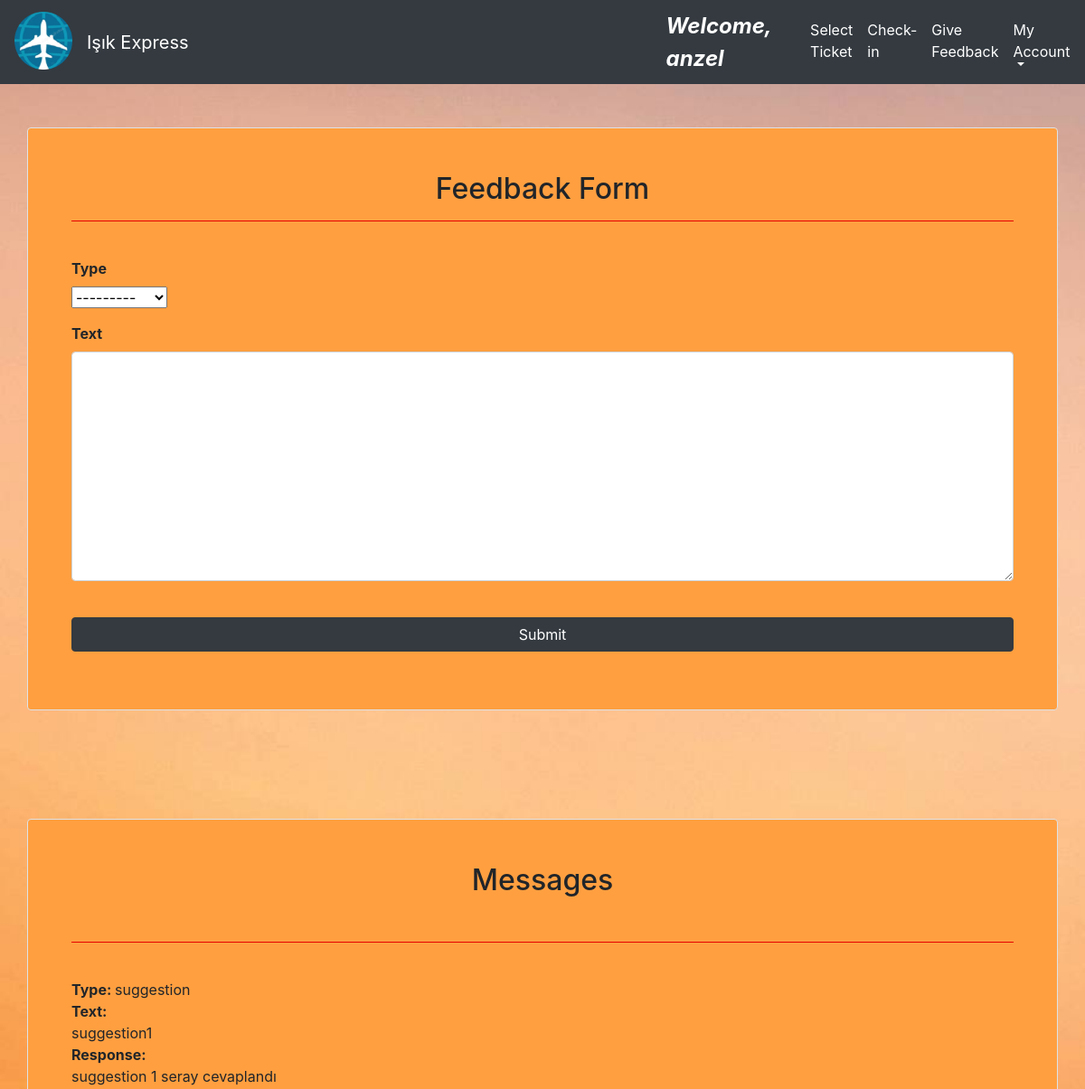
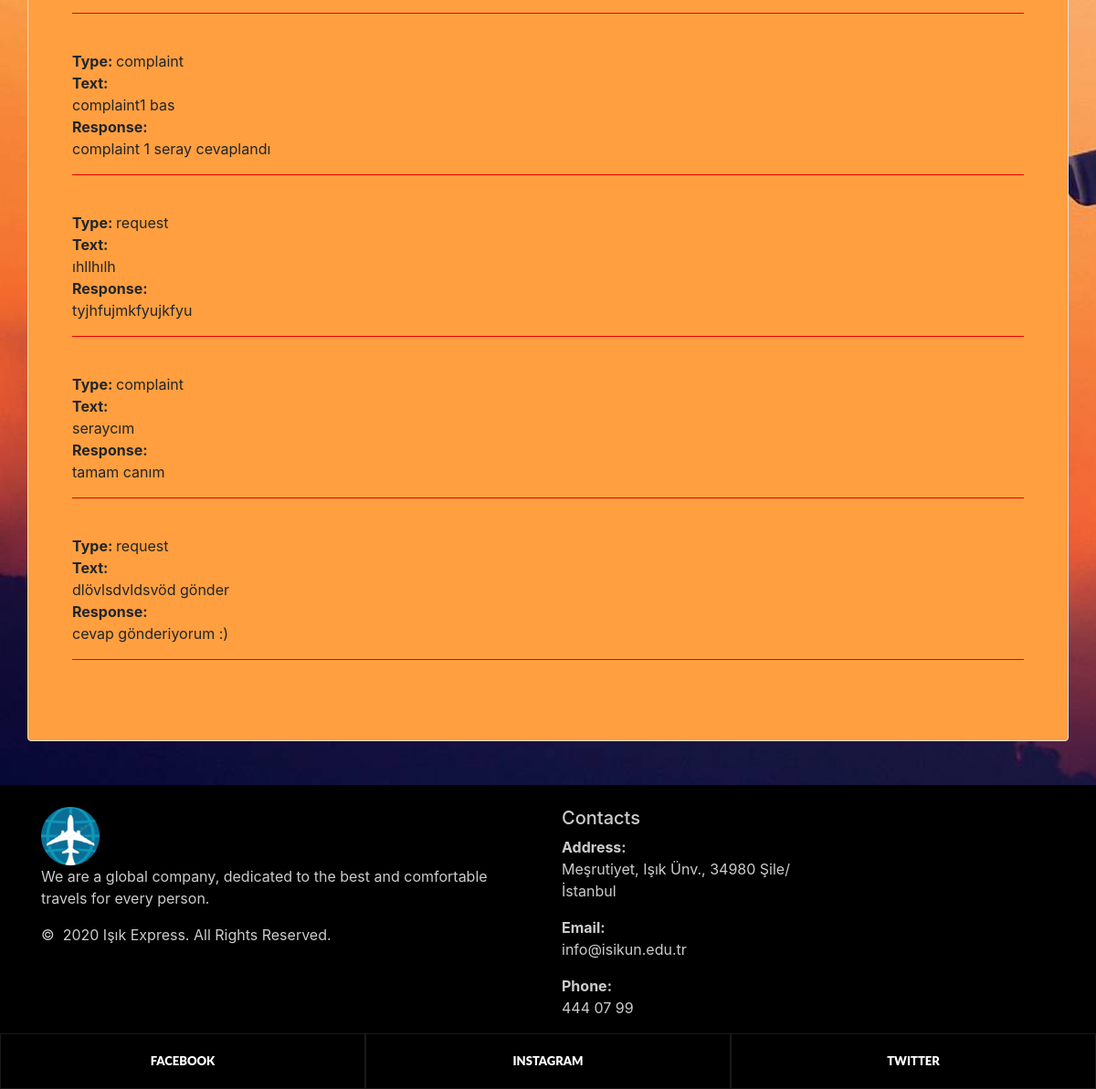
The app's page /FeedbackPage/ (signed in) with its own data (2 pictures, top to bottom).
### home/models.py (models this page shows, shortened)
class Feedback(models.Model):
    TYPE = (
        ('request','request'),
        ('suggestion','suggestion'),
        ('complaint','complaint')
    )
    ISOK =(
        ('YES','YES'),
        ('NO','NO')
    )
    type= models.CharField(max_length=255,null=True,choices=TYPE)
    text= models.TextField(max_length=1000, null=True)
    registereduser =models.ForeignKey(RegisteredUser,null=True,on_delete= models.CASCADE)
    adminresponse=models.TextField(max_length=1000,null=True,blank=True)
    is_ok = models.CharField(default='NO', max_length=10, null=True , choices=ISOK)

### home/views.py (the view, shortened to what this page needs)
# urls.py: path('FeedbackPage/', views.FeedbackPage, name="FeedbackPage"),
@login_required
def FeedbackPage(request):
    ruser = request.user.registereduser
    feedbackresponse = Feedback.objects.filter(registereduser=ruser)
    form = ContactForm()
    context = {'form': form, 'ruser': ruser, 'feedbackresponse': feedbackresponse}
    return render(request, 'home/Feedback.html', context)

### home/forms.py
class ContactForm(ModelForm):
   class Meta:
      model = Feedback
      fields = ['text', 'type']
      widgets = {
          'text': forms.Textarea(attrs={'class': 'form-control'}),
      }

### home/templates/home/Feedback.html (shortened to what this page needs)
{% extends 'home/main.html' %}
{% load static %}
{% block content %}
<head>
    <link rel="stylesheet" type="text/css" href="{% static 'css/footer.css' %}">
    <link rel="stylesheet" type="text/css" href="{% static 'css/background.css' %}">
    <link rel="stylesheet" href="https://cdnjs.cloudflare.com/ajax/libs/font-awesome/4.7.0/css/font-awesome.min.css">
    <link rel="stylesheet" href="https://stackpath.bootstrapcdn.com/bootstrap/4.1.1/css/bootstrap.min.css">
    <link rel="stylesheet" href="https://stackpath.bootstrapcdn.com/bootstrap/4.1.1/js/bootstrap.bundle.min.js">
</head>
<body class="first-info" >
        <div class="container border p-5 my-5 rounded" style="background-color:#ff9f40">
            <center><h2>Feedback Form</h2></center>
            <hr color="#ff0000">
            <br>
            <form role="form" method="POST">
                <div class="form-group">
                    <label><b>Type</b></label>
                    <br>
                        {{form.type}}
                </div>
                <div class="form-group">
                    <label><b>Text</b></label>
                        {{form.text}}
                </div>
                <br>
                <div class="form-group">
                    <button class="btn btn-dark btn-block" type="submit">Submit</button>
                </div>
            </form>
        </div>
        <br>
        <div class="container border p-5 my-5 rounded" style="background-color:#ff9f40">
        <center><h2>Messages</h2></center>
            <br><hr color="#ff0000"><br>
        {% for i in feedbackresponse %}
            <b>Type: </b>{{ i.type }}
            <br>
            <b>Text:</b><br>{{ i.text }}
            <br>
        <b>Response:</b><br>
            {{ i.adminresponse }}
            <br><hr color="#ff0000"><br>
        {% endfor %}
        </div>
</body>
{% endblock %}

### home/templates/home/navbar.html (shortened to what this page needs)
{% load static %}
{% block content %}
<head>
</head>
<body>
<nav class="navbar navbar-expand-md navbar-dark bg-dark">
    <a class="navbar-brand pb-2" href="{% url 'homepage' %}"><img src="{% static 'images/logo.png' %}" style="height: 64px; width: 64px"></a>
                <a class="navbar-brand" href="{% url 'homepage' %}">Işık Express</a>
    <a class="nav navbar-nav navbar-right " style="margin-left: 32rem !important;" ><font  size="5" color="white"><b><i>Welcome, {{user.username}}</i></b></font></a>
    <div class="collapse navbar-collapse" id="navbarNavDropdown" style="margin-left: 3% !important;">
        <ul class="navbar-nav">
        {% if requested_user_type.user_type == 'A' %}
        <li class="nav-item active">
                <a class="nav-link" href="{% url 'addairport' %}">Add Airports <span class="sr-only">(current)</span></a>
            </li>
            <li class="nav-item">
                <a class="nav-link" href="{% url 'feedbacklist' %}" style="color:white">Response Feedbacks</a>
            </li>
             <li class="nav-item">
                 <a class="nav-link" href="{% url 'logout' %}" style="color:white">Logout</a>
             </li>
        {% else %}
            <li class="nav-item active">
                <a class="nav-link" href="{% url 'homepage' %}">Select Ticket <span class="sr-only">(current)</span></a>
            </li>
            <li class="nav-item">
                <a class="nav-link" href="{% url 'checkin' %}" style="color:white">Check-in</a>
            </li>
            <li class="nav-item">
                <a class="nav-link" href="{% url 'FeedbackPage' %}" style="color:white">Give Feedback</a>
            </li>
            <li class="nav-item dropdown">
                <a class="nav-link dropdown-toggle"  id="navbarDropdownMenuLink" data-toggle="dropdown" aria-haspopup="true" aria-expanded="false" style="color:white"> My Account </a>
            </li>
        {% endif %}
        </ul>
    </div>
</nav>
</body>
{% endblock %}

### home/static/css/background.css (style rules this page uses)
.first-info { background-image: url( '/static/images/plane1.jpg' ) ; background-size: cover; background-repeat: no-repeat; }

### home/static/css/footer.css (style rules this page uses)
ul, ol { list-style: none; padding: 0; margin: 0; }

### records on screen
Feedback: type "suggestion", text "suggestion1", adminresponse "suggestion 1 seray cevaplandı"
Feedback: type "complaint", text "complaint1 bas", adminresponse "complaint 1 seray cevaplandı"
Feedback: type "request", text "ıhllhılh", adminresponse "tyjhfujmkfyujkfyu"
Feedback: type "complaint", text "seraycım", adminresponse "tamam canım"
Feedback: type "request", text "dlövlsdvldsvöd gönder", adminresponse "cevap gönderiyorum :)"

### other values on screen
{{ user.username }} "anzel"
